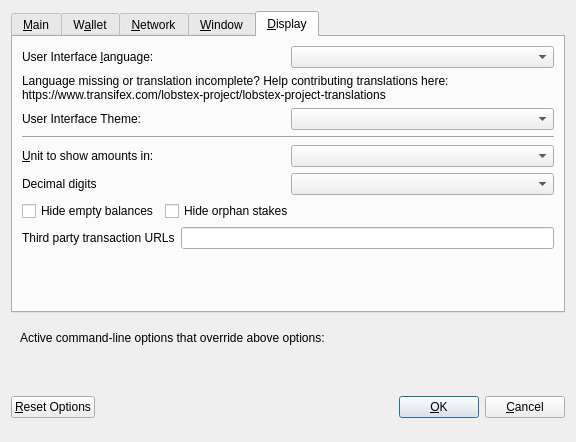
<?xml version="1.0" encoding="UTF-8"?>
<ui version="4.0">
 <class>OptionsDialog</class>
 <widget class="QDialog" name="OptionsDialog">
  <property name="geometry">
   <rect>
    <x>0</x>
    <y>0</y>
    <width>576</width>
    <height>442</height>
   </rect>
  </property>
  <property name="windowTitle">
   <string>Options</string>
  </property>
  <property name="modal">
   <bool>true</bool>
  </property>
  <layout class="QVBoxLayout" name="verticalLayout">
   <item>
    <widget class="QTabWidget" name="tabWidget">
     <property name="currentIndex">
      <number>4</number>
     </property>
     <widget class="QWidget" name="tabMain">
      <attribute name="title">
       <string>&amp;Main</string>
      </attribute>
      <layout class="QVBoxLayout" name="verticalLayout_Main">
       <item>
        <widget class="QCheckBox" name="bitcoinAtStartup">
         <property name="toolTip">
          <string>Automatically start Lobstex after logging in to the system.</string>
         </property>
         <property name="text">
          <string>&amp;Start Lobstex on system login</string>
         </property>
        </widget>
       </item>
       <item>
        <layout class="QHBoxLayout" name="horizontalLayout_2_Main">
         <item>
          <widget class="QLabel" name="databaseCacheLabel">
           <property name="text">
            <string>Size of &amp;database cache</string>
           </property>
           <property name="textFormat">
            <enum>Qt::PlainText</enum>
           </property>
           <property name="buddy">
            <cstring>databaseCache</cstring>
           </property>
          </widget>
         </item>
         <item>
          <widget class="QSpinBox" name="databaseCache"/>
         </item>
         <item>
          <widget class="QLabel" name="databaseCacheUnitLabel">
           <property name="text">
            <string>MB</string>
           </property>
           <property name="textFormat">
            <enum>Qt::PlainText</enum>
           </property>
          </widget>
         </item>
         <item>
          <spacer name="horizontalSpacer_2_Main">
           <property name="orientation">
            <enum>Qt::Horizontal</enum>
           </property>
           <property name="sizeHint" stdset="0">
            <size>
             <width>40</width>
             <height>20</height>
            </size>
           </property>
          </spacer>
         </item>
        </layout>
       </item>
       <item>
        <layout class="QHBoxLayout" name="horizontalLayout_3_Main">
         <item>
          <widget class="QLabel" name="threadsScriptVerifLabel">
           <property name="text">
            <string>Number of script &amp;verification threads</string>
           </property>
           <property name="textFormat">
            <enum>Qt::PlainText</enum>
           </property>
           <property name="buddy">
            <cstring>threadsScriptVerif</cstring>
           </property>
          </widget>
         </item>
         <item>
          <widget class="QSpinBox" name="threadsScriptVerif">
           <property name="toolTip">
            <string>(0 = auto, &lt;0 = leave that many cores free)</string>
           </property>
          </widget>
         </item>
         <item>
          <spacer name="horizontalSpacer_3_Main">
           <property name="orientation">
            <enum>Qt::Horizontal</enum>
           </property>
           <property name="sizeHint" stdset="0">
            <size>
             <width>40</width>
             <height>20</height>
            </size>
           </property>
          </spacer>
         </item>
        </layout>
       </item>
       <item>
        <spacer name="verticalSpacer_2">
         <property name="orientation">
          <enum>Qt::Vertical</enum>
         </property>
         <property name="sizeHint" stdset="0">
          <size>
           <width>20</width>
           <height>40</height>
          </size>
         </property>
        </spacer>
       </item>
       <item>
        <layout class="QHBoxLayout" name="horiz-autominting-layout">
         <item>
          <widget class="QCheckBox" name="checkBoxZeromintEnable">
           <property name="toolTip">
            <string>Enable automatic minting of LOBS units to zLOBS</string>
           </property>
           <property name="layoutDirection">
            <enum>Qt::LeftToRight</enum>
           </property>
           <property name="text">
            <string>Enable zLOBS Automint</string>
           </property>
          </widget>
         </item>
         <item>
          <widget class="QCheckBox" name="checkBoxZeromintAddresses">
           <property name="toolTip">
            <string>Enable automatic zLOBS minting from specific addresses</string>
           </property>
           <property name="layoutDirection">
            <enum>Qt::LeftToRight</enum>
           </property>
           <property name="text">
            <string>Enable Automint Addresses</string>
           </property>
          </widget>
         </item>
        </layout>
       </item>
       <item>
        <layout class="QHBoxLayout" name="horizontalLayout_3">
         <item>
          <widget class="QLabel" name="percentage_label">
           <property name="toolTip">
            <string>Percentage of incoming LOBS which get automatically converted to zLOBS via Zerocoin Protocol (min: 10%)</string>
           </property>
           <property name="text">
            <string>Percentage of autominted zLOBS</string>
           </property>
          </widget>
         </item>
         <item>
          <widget class="QSpinBox" name="zeromintPercentage">
           <property name="minimum">
            <number>1</number>
           </property>
           <property name="maximum">
            <number>100</number>
           </property>
          </widget>
         </item>
        </layout>
       </item>
       <item>
        <layout class="QHBoxLayout" name="horizontalLayout" stretch="0,0">
         <property name="sizeConstraint">
          <enum>QLayout::SetFixedSize</enum>
         </property>
         <item>
          <widget class="QLabel" name="labelPreferredDenom">
           <property name="maximumSize">
            <size>
             <width>16777215</width>
             <height>16777215</height>
            </size>
           </property>
           <property name="toolTip">
            <string>Wait with automatic conversion to Zerocoin until enough LOBS for this denomination is available</string>
           </property>
           <property name="text">
            <string>Preferred Automint zLOBS Denomination</string>
           </property>
          </widget>
         </item>
         <item>
          <widget class="QComboBox" name="preferredDenom">
           <property name="maximumSize">
            <size>
             <width>16777215</width>
             <height>27</height>
            </size>
           </property>
           <property name="toolTip">
            <string>Wait with automatic conversion to Zerocoin until enough LOBS for this denomination is available</string>
           </property>
           <property name="maxVisibleItems">
            <number>9</number>
           </property>
           <property name="maxCount">
            <number>9</number>
           </property>
          </widget>
         </item>
        </layout>
       </item>
      </layout>
     </widget>
     <widget class="QWidget" name="tabWallet">
      <attribute name="title">
       <string>W&amp;allet</string>
      </attribute>
      <layout class="QVBoxLayout" name="verticalLayout_Wallet">
       <item>
        <layout class="QHBoxLayout" name="horizontalLayout_2_Wallet">
         <item>
          <widget class="QLabel" name="labelStakeSplitThresholdText">
           <property name="text">
            <string>Stake split threshold:</string>
           </property>
          </widget>
         </item>
         <item>
          <widget class="QSpinBox" name="spinBoxStakeSplitThreshold">
           <property name="minimum">
            <number>1</number>
           </property>
           <property name="maximum">
            <number>999999</number>
           </property>
          </widget>
         </item>
        </layout>
       </item>
       <item>
        <widget class="QGroupBox" name="groupBox">
         <property name="title">
          <string>Expert</string>
         </property>
         <layout class="QVBoxLayout" name="verticalLayout_2">
          <item>
           <widget class="QCheckBox" name="coinControlFeatures">
            <property name="toolTip">
             <string>Whether to show coin control features or not.</string>
            </property>
            <property name="text">
             <string>Enable coin &amp;control features</string>
            </property>
           </widget>
          </item>
          <item>
           <widget class="QCheckBox" name="showMasternodesTab">
            <property name="toolTip">
             <string>Show additional tab listing all your masternodes in first sub-tab&lt;br/&gt;and all masternodes on the network in second sub-tab.</string>
            </property>
            <property name="text">
             <string>Show Masternodes Tab</string>
            </property>
           </widget>
          </item>
          <item>
           <widget class="QCheckBox" name="spendZeroConfChange">
            <property name="toolTip">
             <string>If you disable the spending of unconfirmed change, the change from a transaction&lt;br/&gt;cannot be used until that transaction has at least one confirmation.&lt;br/&gt;This also affects how your balance is computed.</string>
            </property>
            <property name="text">
             <string>&amp;Spend unconfirmed change</string>
            </property>
           </widget>
          </item>
         </layout>
        </widget>
       </item>
       <item>
        <spacer name="verticalSpacer_Wallet">
         <property name="orientation">
          <enum>Qt::Vertical</enum>
         </property>
         <property name="sizeHint" stdset="0">
          <size>
           <width>20</width>
           <height>40</height>
          </size>
         </property>
        </spacer>
       </item>
      </layout>
     </widget>
     <widget class="QWidget" name="tabNetwork">
      <attribute name="title">
       <string>&amp;Network</string>
      </attribute>
      <layout class="QVBoxLayout" name="verticalLayout_Network">
       <item>
        <widget class="QCheckBox" name="mapPortUpnp">
         <property name="toolTip">
          <string>Automatically open the Lobstex client port on the router. This only works when your router supports UPnP and it is enabled.</string>
         </property>
         <property name="text">
          <string>Map port using &amp;UPnP</string>
         </property>
        </widget>
       </item>
       <item>
        <widget class="QCheckBox" name="allowIncoming">
         <property name="toolTip">
          <string>Accept connections from outside</string>
         </property>
         <property name="text">
          <string>Allow incoming connections</string>
         </property>
        </widget>
       </item>
       <item>
        <widget class="QCheckBox" name="connectSocks">
         <property name="toolTip">
          <string>Connect to the Lobstex network through a SOCKS5 proxy.</string>
         </property>
         <property name="text">
          <string>&amp;Connect through SOCKS5 proxy (default proxy):</string>
         </property>
        </widget>
       </item>
       <item>
        <layout class="QHBoxLayout" name="horizontalLayout_1_Network">
         <item>
          <widget class="QLabel" name="proxyIpLabel">
           <property name="text">
            <string>Proxy &amp;IP:</string>
           </property>
           <property name="textFormat">
            <enum>Qt::PlainText</enum>
           </property>
           <property name="buddy">
            <cstring>proxyIp</cstring>
           </property>
          </widget>
         </item>
         <item>
          <widget class="QValidatedLineEdit" name="proxyIp">
           <property name="minimumSize">
            <size>
             <width>140</width>
             <height>0</height>
            </size>
           </property>
           <property name="maximumSize">
            <size>
             <width>140</width>
             <height>16777215</height>
            </size>
           </property>
           <property name="toolTip">
            <string>IP address of the proxy (e.g. IPv4: 127.0.0.1 / IPv6: ::1)</string>
           </property>
          </widget>
         </item>
         <item>
          <widget class="QLabel" name="proxyPortLabel">
           <property name="text">
            <string>&amp;Port:</string>
           </property>
           <property name="textFormat">
            <enum>Qt::PlainText</enum>
           </property>
           <property name="buddy">
            <cstring>proxyPort</cstring>
           </property>
          </widget>
         </item>
         <item>
          <widget class="QLineEdit" name="proxyPort">
           <property name="minimumSize">
            <size>
             <width>55</width>
             <height>0</height>
            </size>
           </property>
           <property name="maximumSize">
            <size>
             <width>55</width>
             <height>16777215</height>
            </size>
           </property>
           <property name="toolTip">
            <string>Port of the proxy (e.g. 9050)</string>
           </property>
          </widget>
         </item>
         <item>
          <spacer name="horizontalSpacer_1_Network">
           <property name="orientation">
            <enum>Qt::Horizontal</enum>
           </property>
           <property name="sizeHint" stdset="0">
            <size>
             <width>40</width>
             <height>20</height>
            </size>
           </property>
          </spacer>
         </item>
        </layout>
       </item>
       <item>
        <spacer name="verticalSpacer_Network">
         <property name="orientation">
          <enum>Qt::Vertical</enum>
         </property>
         <property name="sizeHint" stdset="0">
          <size>
           <width>20</width>
           <height>40</height>
          </size>
         </property>
        </spacer>
       </item>
      </layout>
     </widget>
     <widget class="QWidget" name="tabWindow">
      <attribute name="title">
       <string>&amp;Window</string>
      </attribute>
      <layout class="QVBoxLayout" name="verticalLayout_Window">
       <item>
        <widget class="QCheckBox" name="minimizeToTray">
         <property name="toolTip">
          <string>Show only a tray icon after minimizing the window.</string>
         </property>
         <property name="text">
          <string>&amp;Minimize to the tray instead of the taskbar</string>
         </property>
        </widget>
       </item>
       <item>
        <widget class="QCheckBox" name="minimizeOnClose">
         <property name="toolTip">
          <string>Minimize instead of exit the application when the window is closed. When this option is enabled, the application will be closed only after selecting Quit in the menu.</string>
         </property>
         <property name="text">
          <string>M&amp;inimize on close</string>
         </property>
        </widget>
       </item>
       <item>
        <spacer name="verticalSpacer_Window">
         <property name="orientation">
          <enum>Qt::Vertical</enum>
         </property>
         <property name="sizeHint" stdset="0">
          <size>
           <width>20</width>
           <height>40</height>
          </size>
         </property>
        </spacer>
       </item>
      </layout>
     </widget>
     <widget class="QWidget" name="tabDisplay">
      <attribute name="title">
       <string>&amp;Display</string>
      </attribute>
      <layout class="QVBoxLayout" name="verticalLayout_Display">
       <item>
        <layout class="QHBoxLayout" name="horizontalLayout_1_Display">
         <item>
          <widget class="QLabel" name="langLabel">
           <property name="text">
            <string>User Interface &amp;language:</string>
           </property>
           <property name="textFormat">
            <enum>Qt::PlainText</enum>
           </property>
           <property name="buddy">
            <cstring>lang</cstring>
           </property>
          </widget>
         </item>
         <item>
          <widget class="QValueComboBox" name="lang">
           <property name="toolTip">
            <string>The user interface language can be set here. This setting will take effect after restarting Lobstex.</string>
           </property>
          </widget>
         </item>
        </layout>
       </item>
       <item>
        <widget class="QLabel" name="label_3">
         <property name="toolTip">
          <string notr="true"/>
         </property>
         <property name="statusTip">
          <string notr="true"/>
         </property>
         <property name="whatsThis">
          <string notr="true"/>
         </property>
         <property name="accessibleName">
          <string notr="true"/>
         </property>
         <property name="text">
          <string>Language missing or translation incomplete? Help contributing translations here:
https://www.transifex.com/lobstex-project/lobstex-project-translations</string>
         </property>
         <property name="wordWrap">
          <bool>true</bool>
         </property>
         <property name="openExternalLinks">
          <bool>true</bool>
         </property>
         <property name="textInteractionFlags">
          <set>Qt::TextBrowserInteraction</set>
         </property>
        </widget>
       </item>
       <item>
        <layout class="QHBoxLayout" name="horizontalLayout_2_Display" stretch="0,0">
         <item>
          <widget class="QLabel" name="themeLabel">
           <property name="text">
            <string>User Interface Theme:</string>
           </property>
          </widget>
         </item>
         <item>
          <widget class="QValueComboBox" name="theme"/>
         </item>
        </layout>
       </item>
       <item>
        <widget class="Line" name="line">
         <property name="orientation">
          <enum>Qt::Horizontal</enum>
         </property>
        </widget>
       </item>
       <item>
        <layout class="QHBoxLayout" name="horizontalLayout_3_Display">
         <item>
          <widget class="QLabel" name="unitLabel">
           <property name="text">
            <string>&amp;Unit to show amounts in:</string>
           </property>
           <property name="textFormat">
            <enum>Qt::PlainText</enum>
           </property>
           <property name="buddy">
            <cstring>unit</cstring>
           </property>
          </widget>
         </item>
         <item>
          <widget class="QValueComboBox" name="unit">
           <property name="toolTip">
            <string>Choose the default subdivision unit to show in the interface and when sending coins.</string>
           </property>
          </widget>
         </item>
        </layout>
       </item>
       <item>
        <layout class="QHBoxLayout" name="horizontalLayout_4_Display">
         <item>
          <widget class="QLabel" name="digitsLabel">
           <property name="text">
            <string>Decimal digits</string>
           </property>
          </widget>
         </item>
         <item>
          <widget class="QValueComboBox" name="digits"/>
         </item>
        </layout>
       </item>
       <item>
        <layout class="QHBoxLayout" name="horizontalLayout_5_Display">
         <item>
          <widget class="QCheckBox" name="checkBoxHideZeroBalances">
           <property name="toolTip">
            <string>Hide empty balances</string>
           </property>
           <property name="layoutDirection">
            <enum>Qt::LeftToRight</enum>
           </property>
           <property name="text">
            <string>Hide empty balances</string>
           </property>
          </widget>
         </item>
         <item>
          <widget class="QCheckBox" name="checkBoxHideOrphans">
           <property name="toolTip">
            <string>Hide orphan stakes in transaction lists</string>
           </property>
           <property name="text">
            <string>Hide orphan stakes</string>
           </property>
          </widget>
         </item>
         <item>
          <spacer name="horizontalSpacer">
           <property name="orientation">
            <enum>Qt::Horizontal</enum>
           </property>
           <property name="sizeHint" stdset="0">
            <size>
             <width>40</width>
             <height>20</height>
            </size>
           </property>
          </spacer>
         </item>
        </layout>
       </item>
       <item>
        <layout class="QHBoxLayout" name="horizontalLayout_6_Display">
         <item>
          <widget class="QLabel" name="thirdPartyTxUrlsLabel">
           <property name="toolTip">
            <string>Third party URLs (e.g. a block explorer) that appear in the transactions tab as context menu items. %s in the URL is replaced by transaction hash. Multiple URLs are separated by vertical bar |.</string>
           </property>
           <property name="text">
            <string>Third party transaction URLs</string>
           </property>
           <property name="buddy">
            <cstring>thirdPartyTxUrls</cstring>
           </property>
          </widget>
         </item>
         <item>
          <widget class="QLineEdit" name="thirdPartyTxUrls">
           <property name="toolTip">
            <string>Third party URLs (e.g. a block explorer) that appear in the transactions tab as context menu items. %s in the URL is replaced by transaction hash. Multiple URLs are separated by vertical bar |.</string>
           </property>
          </widget>
         </item>
        </layout>
       </item>
       <item>
        <spacer name="verticalSpacer">
         <property name="orientation">
          <enum>Qt::Vertical</enum>
         </property>
         <property name="sizeHint" stdset="0">
          <size>
           <width>20</width>
           <height>40</height>
          </size>
         </property>
        </spacer>
       </item>
      </layout>
     </widget>
    </widget>
   </item>
   <item>
    <widget class="QFrame" name="frame">
     <layout class="QVBoxLayout" name="verticalLayout_Bottom">
      <item>
       <layout class="QHBoxLayout" name="horizontalLayout_Bottom">
        <item>
         <widget class="QLabel" name="overriddenByCommandLineInfoLabel">
          <property name="text">
           <string>Active command-line options that override above options:</string>
          </property>
          <property name="textFormat">
           <enum>Qt::PlainText</enum>
          </property>
         </widget>
        </item>
        <item>
         <spacer name="horizontalSpacer_Bottom">
          <property name="orientation">
           <enum>Qt::Horizontal</enum>
          </property>
          <property name="sizeHint" stdset="0">
           <size>
            <width>40</width>
            <height>20</height>
           </size>
          </property>
         </spacer>
        </item>
       </layout>
      </item>
      <item>
       <widget class="QLabel" name="overriddenByCommandLineLabel">
        <property name="text">
         <string/>
        </property>
        <property name="textFormat">
         <enum>Qt::PlainText</enum>
        </property>
        <property name="wordWrap">
         <bool>true</bool>
        </property>
       </widget>
      </item>
     </layout>
    </widget>
   </item>
   <item>
    <layout class="QHBoxLayout" name="horizontalLayout_Buttons">
     <item>
      <widget class="QPushButton" name="resetButton">
       <property name="toolTip">
        <string>Reset all client options to default.</string>
       </property>
       <property name="text">
        <string>&amp;Reset Options</string>
       </property>
       <property name="autoDefault">
        <bool>false</bool>
       </property>
      </widget>
     </item>
     <item>
      <spacer name="horizontalSpacer_1">
       <property name="orientation">
        <enum>Qt::Horizontal</enum>
       </property>
       <property name="sizeHint" stdset="0">
        <size>
         <width>40</width>
         <height>48</height>
        </size>
       </property>
      </spacer>
     </item>
     <item>
      <widget class="QLabel" name="statusLabel">
       <property name="minimumSize">
        <size>
         <width>200</width>
         <height>0</height>
        </size>
       </property>
       <property name="font">
        <font>
         <weight>75</weight>
         <bold>true</bold>
        </font>
       </property>
       <property name="text">
        <string/>
       </property>
       <property name="textFormat">
        <enum>Qt::PlainText</enum>
       </property>
       <property name="wordWrap">
        <bool>true</bool>
       </property>
      </widget>
     </item>
     <item>
      <spacer name="horizontalSpacer_2">
       <property name="orientation">
        <enum>Qt::Horizontal</enum>
       </property>
       <property name="sizeHint" stdset="0">
        <size>
         <width>40</width>
         <height>48</height>
        </size>
       </property>
      </spacer>
     </item>
     <item>
      <widget class="QPushButton" name="okButton">
       <property name="text">
        <string>&amp;OK</string>
       </property>
       <property name="autoDefault">
        <bool>false</bool>
       </property>
       <property name="default">
        <bool>true</bool>
       </property>
      </widget>
     </item>
     <item>
      <widget class="QPushButton" name="cancelButton">
       <property name="text">
        <string>&amp;Cancel</string>
       </property>
       <property name="autoDefault">
        <bool>false</bool>
       </property>
      </widget>
     </item>
    </layout>
   </item>
  </layout>
 </widget>
 <customwidgets>
  <customwidget>
   <class>QValidatedLineEdit</class>
   <extends>QLineEdit</extends>
   <header>qvalidatedlineedit.h</header>
  </customwidget>
  <customwidget>
   <class>QValueComboBox</class>
   <extends>QComboBox</extends>
   <header>qvaluecombobox.h</header>
  </customwidget>
 </customwidgets>
 <resources/>
 <connections/>
</ui>
